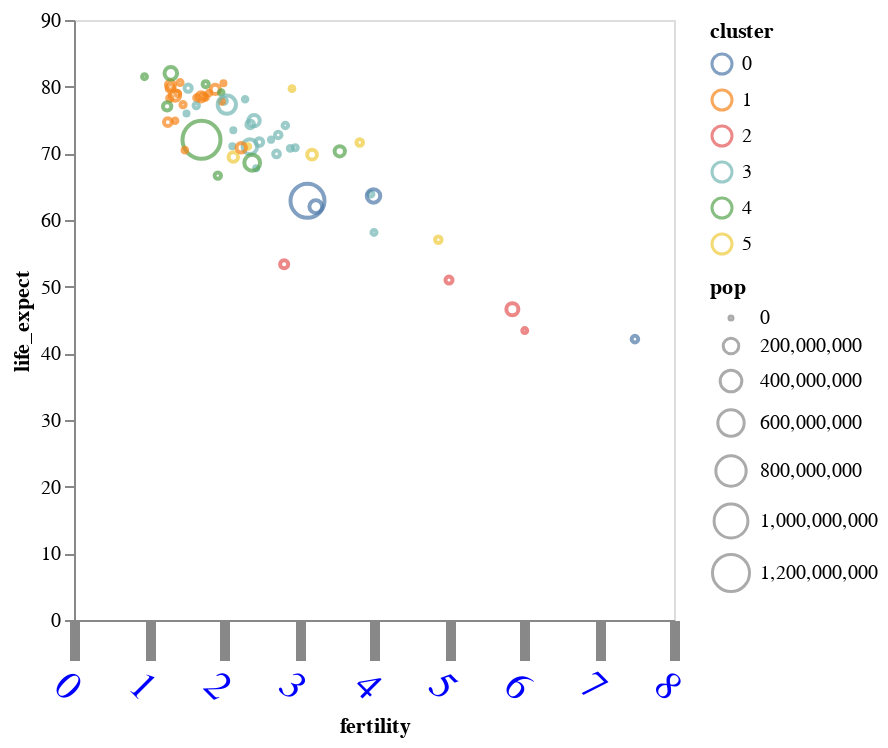

Notebook cell for this chart:
### Markdown cell above
There are several ways to change the appearance of your axes by utilizing `altair.Axis` and modifying its many parameters. View the [documentation](https://altair-viz.github.io/user_guide/generated/core/altair.Axis.html#altair.Axis) for more information.

(Note: In the following cells, I'll be using the `()` notation so we can add line breaks.)

### Code cell
(
  alt.Chart(data_2000).mark_point(tooltip=True).encode(
    x = alt.X('fertility:Q',
              axis = alt.Axis(grid = False, tickSize = 20, tickWidth = 5,
                              labelAngle = 45, labelColor = "blue",
                              labelFontSize = 20)),
    y = alt.Y('life_expect:Q', axis = alt.Axis(grid = False)),
    color = 'cluster:N',
    size = 'pop:Q'
  )
)

### Figure 1 — Vega-Lite specification as saved in the notebook (floating-point values rounded to 4 significant figures)
{"config": {"view": {"continuousWidth": 300, "continuousHeight": 300}}, "data": {"name": "data-5bbc1a2d42e71c72ac9cf13ffaf6d268"}, "mark": {"type": "point"}, "encoding": {"color": {"field": "cluster", "type": "nominal"}, "size": {"field": "pop", "type": "quantitative"}, "x": {"axis": {"grid": false, "labelAngle": 45, "labelColor": "blue", "labelFontSize": 20, "tickSize": 20, "tickWidth": 5}, "field": "fertility", "type": "quantitative"}, "y": {"axis": {"grid": false}, "field": "life_expect", "type": "quantitative"}}, "$schema": "https://vega.github.io/schema/vega-lite/v5.20.1.json", "datasets": {"data-5bbc1a2d42e71c72ac9cf13ffaf6d268": [{"year": 2000, "country": "Afghanistan", "cluster": 0, "pop": 23898198, "life_expect": 42.13, "fertility": 7.479}, {"year": 2000, "country": "Argentina", "cluster": 3, "pop": 37497728, "life_expect": 74.34, "fertility": 2.35}, {"year": 2000, "country": "Aruba", "cluster": 3, "pop": 69539, "life_expect": 73.45, "fertility": 2.124}, {"year": 2000, "country": "Australia", "cluster": 4, "pop": 19164620, "life_expect": 80.37, "fertility": 1.756}, {"year": 2000, "country": "Austria", "cluster": 1, "pop": 8113413, "life_expect": 78.98, "fertility": 1.382}, {"year": 2000, "country": "Bahamas", "cluster": 3, "pop": 290075, "life_expect": 71.07, "fertility": 2.111}, {"year": 2000, "country": "Bangladesh", "cluster": 0, "pop": 130406594, "life_expect": 62.01, "fertility": 3.224}, {"year": 2000, "country": "Barbados", "cluster": 3, "pop": 273483, "life_expect": 75.97, "fertility": 1.5}, {"year": 2000, "country": "Belgium", "cluster": 1, "pop": 10263618, "life_expect": 78.32, "fertility": 1.638}, {"year": 2000, "country": "Bolivia", "cluster": 3, "pop": 8152620, "life_expect": 63.88, "fertility": 3.958}, {"year": 2000, "country": "Brazil", "cluster": 3, "pop": 175552771, "life_expect": 71.01, "fertility": 2.345}, {"year": 2000, "country": "Canada", "cluster": 3, "pop": 31278097, "life_expect": 79.77, "fertility": 1.522}, {"year": 2000, "country": "Chile", "cluster": 3, "pop": 15153450, "life_expect": 77.86, "fertility": 2.0}, {"year": 2000, "country": "China", "cluster": 4, "pop": 1262645000, "life_expect": 72.03, "fertility": 1.7}, {"year": 2000, "country": "Colombia", "cluster": 3, "pop": 39685655, "life_expect": 71.68, "fertility": 2.47}, {"year": 2000, "country": "Costa Rica", "cluster": 3, "pop": 3710558, "life_expect": 78.12, "fertility": 2.281}, {"year": 2000, "country": "Croatia", "cluster": 1, "pop": 4410830, "life_expect": 74.88, "fertility": 1.348}, {"year": 2000, "country": "Cuba", "cluster": 3, "pop": 11134273, "life_expect": 77.16, "fertility": 1.63}, {"year": 2000, "country": "Dominican Republic", "cluster": 3, "pop": 8385828, "life_expect": 70.85, "fertility": 2.95}, {"year": 2000, "country": "Ecuador", "cluster": 3, "pop": 12505204, "life_expect": 74.17, "fertility": 2.817}, {"year": 2000, "country": "Egypt", "cluster": 5, "pop": 70492342, "life_expect": 69.81, "fertility": 3.174}, {"year": 2000, "country": "El Salvador", "cluster": 3, "pop": 6122515, "life_expect": 70.73, "fertility": 2.883}, {"year": 2000, "country": "Finland", "cluster": 1, "pop": 5168595, "life_expect": 78.37, "fertility": 1.754}, {"year": 2000, "country": "France", "cluster": 1, "pop": 59381628, "life_expect": 79.59, "fertility": 1.883}, {"year": 2000, "country": "Georgia", "cluster": 1, "pop": 4777209, "life_expect": 70.48, "fertility": 1.478}, {"year": 2000, "country": "Germany", "cluster": 1, "pop": 82187909, "life_expect": 78.67, "fertility": 1.346}, {"year": 2000, "country": "Greece", "cluster": 1, "pop": 10559110, "life_expect": 78.26, "fertility": 1.277}, {"year": 2000, "country": "Grenada", "cluster": 3, "pop": 89312, "life_expect": 67.75, "fertility": 2.429}, {"year": 2000, "country": "Haiti", "cluster": 3, "pop": 7306302, "life_expect": 58.14, "fertility": 4.0}, {"year": 2000, "country": "Hong Kong", "cluster": 4, "pop": 6658720, "life_expect": 81.5, "fertility": 0.94}, {"year": 2000, "country": "Iceland", "cluster": 1, "pop": 281043, "life_expect": 80.5, "fertility": 1.993}, {"year": 2000, "country": "India", "cluster": 0, "pop": 1007702000, "life_expect": 62.88, "fertility": 3.113}, {"year": 2000, "country": "Indonesia", "cluster": 4, "pop": 206265000, "life_expect": 68.59, "fertility": 2.376}, {"year": 2000, "country": "Iran", "cluster": 5, "pop": 65660289, "life_expect": 69.45, "fertility": 2.124}, {"year": 2000, "country": "Iraq", "cluster": 5, "pop": 22675617, "life_expect": 57.05, "fertility": 4.858}, {"year": 2000, "country": "Ireland", "cluster": 1, "pop": 3791690, "life_expect": 77.78, "fertility": 1.969}, {"year": 2000, "country": "Israel", "cluster": 5, "pop": 5842454, "life_expect": 79.7, "fertility": 2.906}, {"year": 2000, "country": "Italy", "cluster": 1, "pop": 57719337, "life_expect": 80.24, "fertility": 1.286}, {"year": 2000, "country": "Jamaica", "cluster": 3, "pop": 2615467, "life_expect": 72.05, "fertility": 2.628}, {"year": 2000, "country": "Japan", "cluster": 4, "pop": 126699784, "life_expect": 82.0, "fertility": 1.291}, {"year": 2000, "country": "Kenya", "cluster": 2, "pop": 29985839, "life_expect": 50.99, "fertility": 5.0}, {"year": 2000, "country": "South Korea", "cluster": 4, "pop": 21647682, "life_expect": 66.66, "fertility": 1.917}, {"year": 2000, "country": "North Korea", "cluster": 4, "pop": 47351083, "life_expect": 77.05, "fertility": 1.242}, {"year": 2000, "country": "Lebanon", "cluster": 5, "pop": 3578036, "life_expect": 71.03, "fertility": 2.319}, {"year": 2000, "country": "Mexico", "cluster": 3, "pop": 99926620, "life_expect": 74.9, "fertility": 2.401}, {"year": 2000, "country": "Netherlands", "cluster": 1, "pop": 15907853, "life_expect": 78.53, "fertility": 1.726}, {"year": 2000, "country": "New Zealand", "cluster": 4, "pop": 3819762, "life_expect": 79.11, "fertility": 1.964}, {"year": 2000, "country": "Nigeria", "cluster": 2, "pop": 114306700, "life_expect": 46.61, "fertility": 5.845}, {"year": 2000, "country": "Norway", "cluster": 1, "pop": 4492400, "life_expect": 79.05, "fertility": 1.801}, {"year": 2000, "country": "Pakistan", "cluster": 0, "pop": 146342958, "life_expect": 63.61, "fertility": 3.994}, {"year": 2000, "country": "Peru", "cluster": 3, "pop": 25979722, "life_expect": 69.91, "fertility": 2.7}, {"year": 2000, "country": "Philippines", "cluster": 4, "pop": 79739825, "life_expect": 70.3, "fertility": 3.544}, {"year": 2000, "country": "Poland", "cluster": 1, "pop": 38654164, "life_expect": 74.67, "fertility": 1.251}, {"year": 2000, "country": "Portugal", "cluster": 1, "pop": 10335597, "life_expect": 77.29, "fertility": 1.454}, {"year": 2000, "country": "Rwanda", "cluster": 2, "pop": 7507056, "life_expect": 43.41, "fertility": 6.01}, {"year": 2000, "country": "Saudi Arabia", "cluster": 5, "pop": 23153090, "life_expect": 71.63, "fertility": 3.81}, {"year": 2000, "country": "South Africa", "cluster": 2, "pop": 44066197, "life_expect": 53.37, "fertility": 2.802}, {"year": 2000, "country": "Spain", "cluster": 1, "pop": 40016081, "life_expect": 79.78, "fertility": 1.287}, {"year": 2000, "country": "Switzerland", "cluster": 1, "pop": 7266920, "life_expect": 80.62, "fertility": 1.415}, {"year": 2000, "country": "Turkey", "cluster": 1, "pop": 65666677, "life_expect": 70.84, "fertility": 2.23}, {"year": 2000, "country": "United Kingdom", "cluster": 1, "pop": 59522468, "life_expect": 78.47, "fertility": 1.695}, {"year": 2000, "country": "United States", "cluster": 3, "pop": 282338631, "life_expect": 77.31, "fertility": 2.038}, {"year": 2000, "country": "Venezuela", "cluster": 3, "pop": 23542649, "life_expect": 72.77, "fertility": 2.723}]}}
